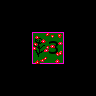

This game map was drawn from its Tiled (.tmx) file and the tilesets committed beside it. A one-line description and the trimmed map source follow:
An orthogonal 3x3 tile map with 32x32 px tiles, 5 tile layers (Regions, Input_set, Input_set, Output_Fringe, ...), 4 tilesets.

<map version="1.0" orientation="orthogonal" width="3" height="3" tilewidth="32" tileheight="32">
 <tileset firstgid="1" name="Woodland" tilewidth="32" tileheight="32">
  <image source="../../graphics/tiles/Woodland_ground.png" width="512" height="512" />
 </tileset>
 <tileset firstgid="257" name="Collision" tilewidth="32" tileheight="32">
  <image source="../../graphics/tiles/collision.png" width="64" height="32" />
 </tileset>
 <tileset firstgid="259" name="set_rules" tilewidth="32" tileheight="32">
  <image source="../../graphics/tiles/set_rules.png" width="64" height="64" />
 </tileset>
 <tileset firstgid="263" name="set_woodland" tilewidth="32" tileheight="32">
  <image source="../../graphics/tiles/set_woodland.png" width="512" height="320" />
 </tileset>
 <layer name="Regions" width="3" height="3">
  <data>[9 cells, 1 non-empty, 1 distinct tile ids]</data>
 </layer>
 <layer name="Input_set" width="3" height="3">
  <data>[9 cells, 1 non-empty, 1 distinct tile ids]</data>
 </layer>
 <layer name="Input_set" width="3" height="3">
  <data>[9 cells, 1 non-empty, 1 distinct tile ids]</data>
 </layer>
 <layer name="Output_Fringe" width="3" height="3">
  <data>[9 cells, 1 non-empty, 1 distinct tile ids]</data>
 </layer>
 <layer name="Output1_Fringe" width="3" height="3">
  <data>[9 cells, 1 non-empty, 1 distinct tile ids]</data>
 </layer>
</map>
